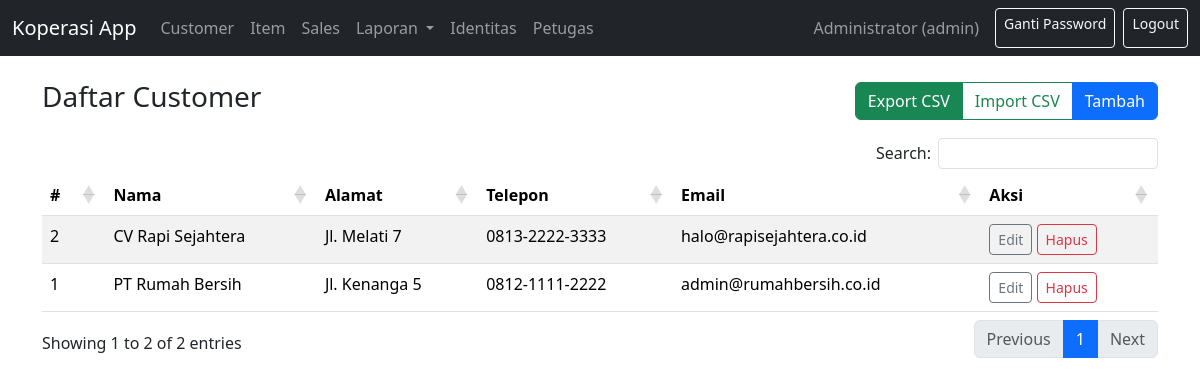
Page /index.php?r=customers/index (signed in) on the committed database.
### tables this page shows
CREATE TABLE customers (
  id_customer INT AUTO_INCREMENT PRIMARY KEY,
  nama_customer VARCHAR(120) NOT NULL,
  alamat TEXT,
  telp VARCHAR(30),
  fax VARCHAR(30),
  email VARCHAR(120)
);

### app/controllers/BaseController.php (called while the page is built, shortened)
<?php
class BaseController
{
    public function __construct(PDO $pdo)
    {
        $this->pdo = $pdo;
    }
    protected function view(string $view, array $data = []): void
    {
        include __DIR__ . '/../views/partials/layout.php';
    }
}

### app/controllers/CustomerController.php (called while the page is built, shortened)
<?php
require_once __DIR__.'/BaseController.php';
class CustomerController extends BaseController {
  public function index() {
    $customers = $this->pdo->query("SELECT * FROM customers ORDER BY nama_customer")->fetchAll();
    $this->view(__DIR__.'/../views/customers/index.php', compact('customers'));
  }
}

### public/index.php (called while the page is built, shortened)
<?php
require_once __DIR__ . '/../config/db.php';
$route = $_GET['r'] ?? 'auth/login';
list($controller, $action) = array_pad(explode('/', $route), 2, null);
function dispatch($pdo, $controller, $action) {
  $obj = new $className($pdo);
  $obj->$action();
}
dispatch($pdo, $controller, $action);

### app/views/customers/index.php (the view)
<div class="d-flex justify-content-between align-items-center mb-3">
  <h3>Daftar Customer</h3>
  <div class="btn-group">
    <a class="btn btn-success" href="index.php?r=customers/exportcsv">Export CSV</a>
    <a class="btn btn-outline-success" href="index.php?r=customers/importcsv">Import CSV</a>
    <a class="btn btn-primary" href="index.php?r=customers/create">Tambah</a>
  </div>
</div>
<table class="table table-striped datatable">
  <thead><tr><th>#</th><th>Nama</th><th>Alamat</th><th>Telepon</th><th>Email</th><th>Aksi</th></tr></thead>
  <tbody>
  <?php foreach($customers as $c): ?>
    <tr>
      <td><?php echo $c['id_customer']; ?></td>
      <td><?php echo htmlspecialchars($c['nama_customer']); ?></td>
      <td><?php echo htmlspecialchars($c['alamat']); ?></td>
      <td><?php echo htmlspecialchars($c['telp']); ?></td>
      <td><?php echo htmlspecialchars($c['email']); ?></td>
      <td>
        <a class="btn btn-sm btn-outline-secondary" href="index.php?r=customers/edit&id=<?php echo $c['id_customer']; ?>">Edit</a>
        <a class="btn btn-sm btn-outline-danger" onclick="return confirm('Hapus data ini?')" href="index.php?r=customers/delete&id=<?php echo $c['id_customer']; ?>">Hapus</a>
      </td>
    </tr>
  <?php endforeach; ?>
  </tbody>
</table>

### rows in the picture
customers: id_customer "2", nama_customer "CV Rapi Sejahtera", alamat "Jl. Melati 7", telp "0813-2222-3333", email "halo@rapisejahtera.co.id"
customers: id_customer "1", nama_customer "PT Rumah Bersih", alamat "Jl. Kenanga 5", telp "0812-1111-2222", email "admin@rumahbersih.co.id"

### other values in the picture
$userName "Administrator"
$lv "admin"
